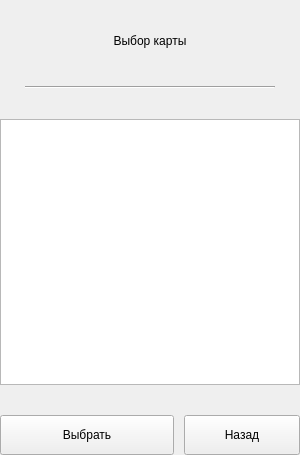
<?xml version="1.0" encoding="UTF-8"?>
<ui version="4.0">
 <class>map_choose_page_widget</class>
 <widget class="QWidget" name="map_choose_page_widget">
  <property name="geometry">
   <rect>
    <x>0</x>
    <y>0</y>
    <width>300</width>
    <height>455</height>
   </rect>
  </property>
  <property name="windowTitle">
   <string>Form</string>
  </property>
  <layout class="QVBoxLayout" name="map_choose_page_layout" stretch="1,3,0">
   <property name="spacing">
    <number>30</number>
   </property>
   <property name="leftMargin">
    <number>0</number>
   </property>
   <property name="topMargin">
    <number>0</number>
   </property>
   <property name="rightMargin">
    <number>0</number>
   </property>
   <property name="bottomMargin">
    <number>0</number>
   </property>
   <item>
    <layout class="QVBoxLayout" name="title_layout">
     <property name="spacing">
      <number>5</number>
     </property>
     <item>
      <widget class="QLabel" name="title_label">
       <property name="text">
        <string>Выбор карты</string>
       </property>
       <property name="alignment">
        <set>Qt::AlignCenter</set>
       </property>
      </widget>
     </item>
     <item alignment="Qt::AlignHCenter">
      <widget class="Line" name="separator_line">
       <property name="sizePolicy">
        <sizepolicy hsizetype="Fixed" vsizetype="Fixed">
         <horstretch>0</horstretch>
         <verstretch>0</verstretch>
        </sizepolicy>
       </property>
       <property name="minimumSize">
        <size>
         <width>250</width>
         <height>0</height>
        </size>
       </property>
       <property name="orientation">
        <enum>Qt::Horizontal</enum>
       </property>
      </widget>
     </item>
    </layout>
   </item>
   <item>
    <widget class="QListWidget" name="map_list_widget"/>
   </item>
   <item>
    <layout class="QHBoxLayout" name="choosing_layout" stretch="3,2">
     <property name="spacing">
      <number>10</number>
     </property>
     <item>
      <widget class="QPushButton" name="choose_button">
       <property name="minimumSize">
        <size>
         <width>0</width>
         <height>40</height>
        </size>
       </property>
       <property name="text">
        <string>Выбрать</string>
       </property>
      </widget>
     </item>
     <item>
      <widget class="QPushButton" name="back_button">
       <property name="minimumSize">
        <size>
         <width>0</width>
         <height>40</height>
        </size>
       </property>
       <property name="text">
        <string>Назад</string>
       </property>
      </widget>
     </item>
    </layout>
   </item>
  </layout>
 </widget>
 <resources/>
 <connections/>
</ui>
